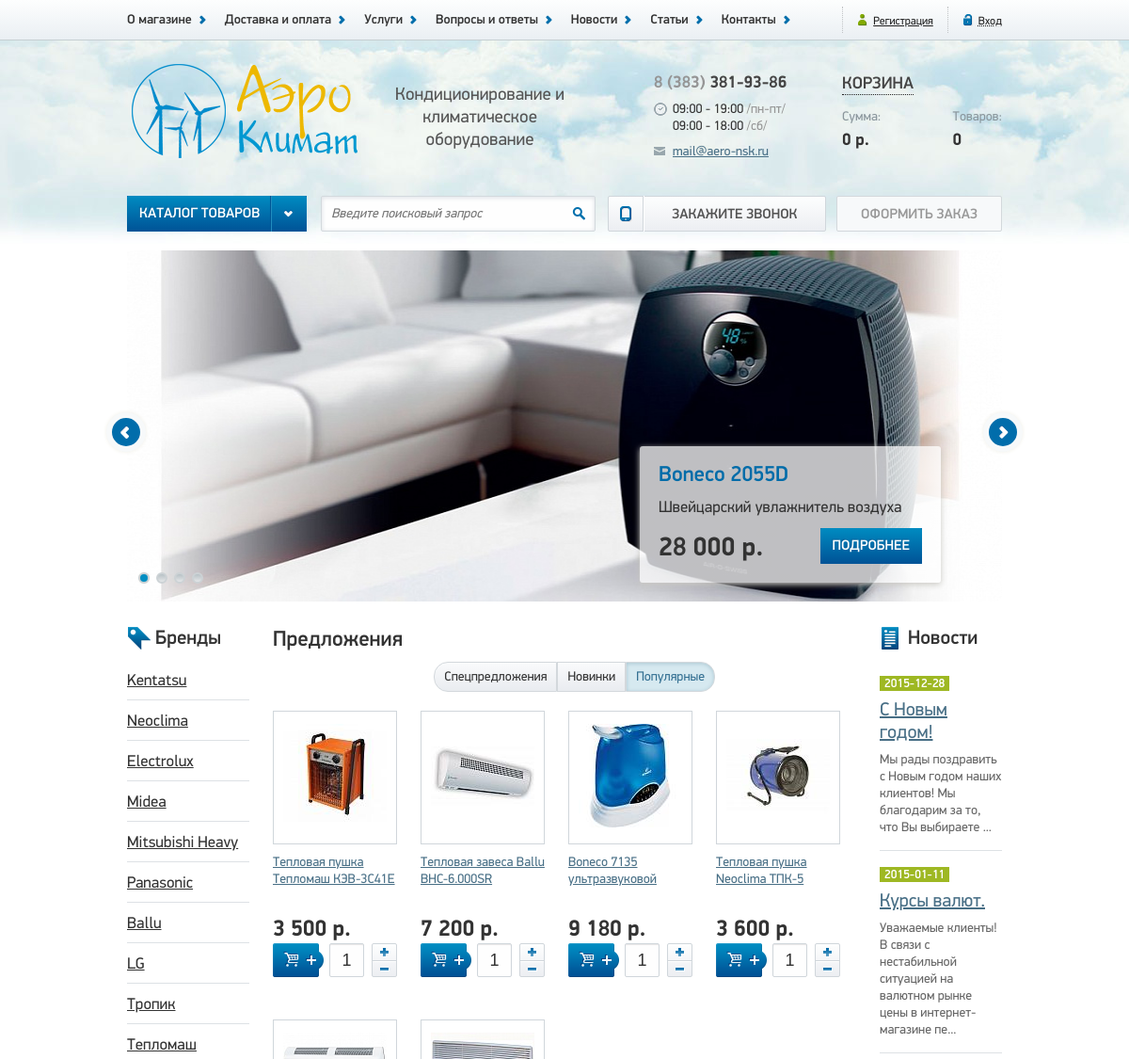
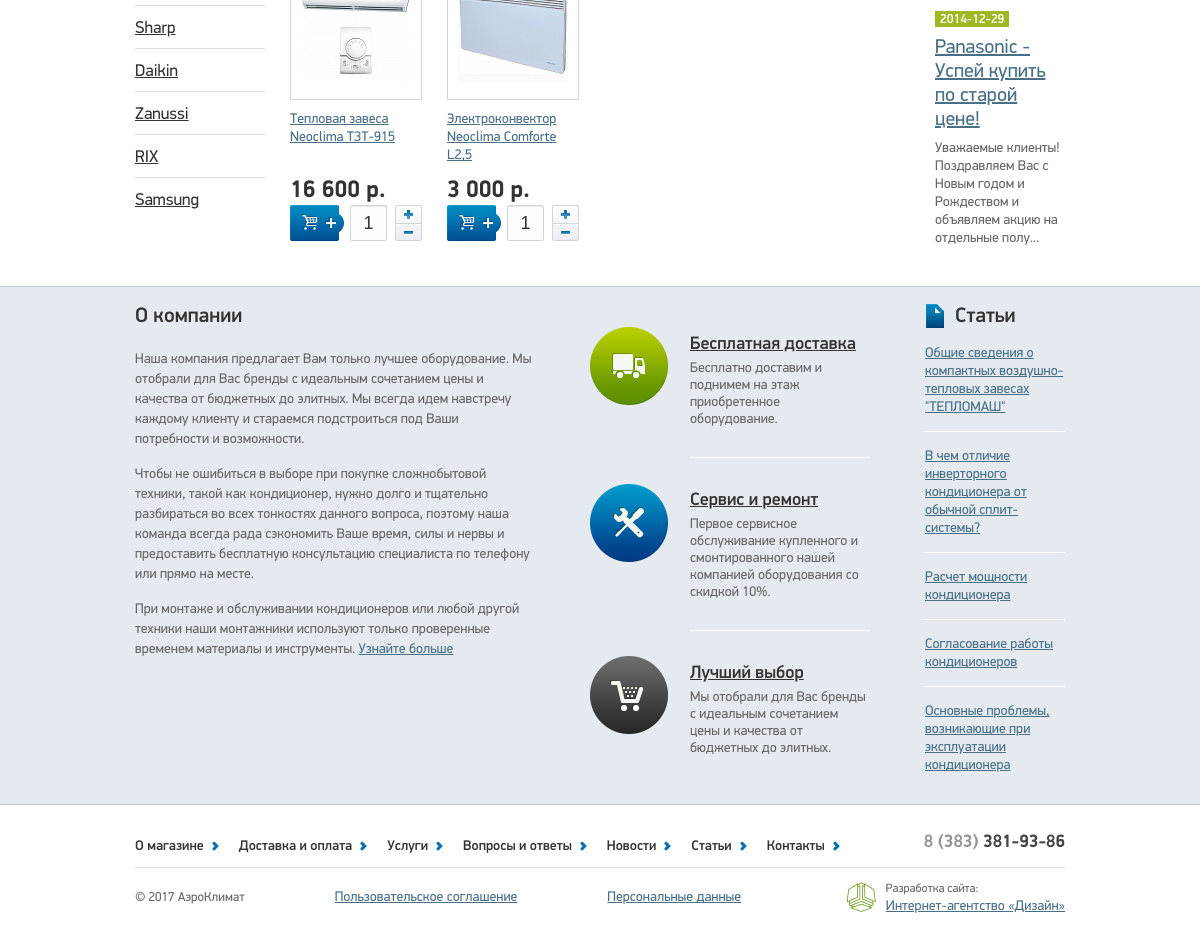
The page / on the database its author committed (2 pictures, top to bottom).
### tables this page shows
CREATE TABLE `news` (
  `id` int(5) NOT NULL,
  `author_id` int(5) DEFAULT NULL,
  `title` varchar(255) NOT NULL,
  `date` date NOT NULL,
  `image` varchar(255) DEFAULT NULL,
  `text` text NOT NULL
);

CREATE TABLE `pages` (
  `id` int(3) NOT NULL,
  `name` varchar(255) NOT NULL,
  `title` varchar(255) NOT NULL,
  `meta_d` varchar(255) NOT NULL,
  `meta_k` varchar(255) NOT NULL,
  `text` text NOT NULL,
  `text1` text,
  `text2` text,
  `text3` text
);

CREATE TABLE `papers` (
  `id` int(5) NOT NULL,
  `author_id` int(5) DEFAULT NULL,
  `title` varchar(255) NOT NULL,
  `date` date NOT NULL,
  `image` varchar(255) DEFAULT NULL,
  `text` text NOT NULL
);

### app/Controllers/Index.php (called while the page is built, shortened)
<?php
class Index
    extends Controller
{
    protected function actionDefault()
    {
        $this->view->news   = Article::findLatest(3);
        $this->view->papers = Paper::findLatest(5);
        $this->view->page   = Page::findByName('index');
        $this->view->display(__DIR__ . '/../../views/default/index.php');
    }
}

### public/index.php (called while the page is built, shortened)
<?php
$uri = $_SERVER['REQUEST_URI'];
$parts = explode('/', $uri);
foreach ($parts as $key => $part){
    $parts[$key] = ucfirst($part);
}
if ($parts[1] === 'Admin'){
    $controllerClass = '\\App\\Controllers\\Admin\\' . (!empty($parts[2]) ? $parts[2] : 'Index');
    if (!class_exists($controllerClass)) {
        $controller = new Errors();
        $controller->action('403');
    }
    $actionName = (!empty($parts[3]) ? $parts[3] : 'Default');
} else {
    $actionName = (!empty($parts[2]) ? $parts[2] : 'Default');
}
$controller = new $controllerClass;
try {
    $controller->action($actionName);
} catch (DbException $e) {
    $controller = new Errors();
    $controller->action('500');
} catch (NotFoundException $e) {
    $controller = new Errors();
    $controller->action('404');
} catch (UploaderException $e) {
    $controller = new Errors();
    $controller->action('400');
}

### app/Db.php (called while the page is built, shortened)
<?php
class Db
{
    protected $dbh;
    public function __construct()
    {
        $config = Config::getInstance()->data;
        $dsn = 'mysql:host=' . $config['db']['host'] . ';dbname=' . $config['db']['dbname'];
        try {
            $this->dbh = new \PDO($dsn, $config['db']['user'], $config['db']['password']);
        } catch (\PDOException $e) {
            $exc = new DbException($e->getMessage(), $e->getCode());
            Logger::getInstance()->emergency($exc);
            throw $exc;
        }
    }
    public function query(string $sql, string $class, array $params = [])
    {
        try {
            $sth = $this->dbh->prepare($sql);
            $sth->execute($params);
            return $sth->fetchAll(\PDO::FETCH_CLASS, $class);
        } catch (\PDOException $e) {
            $exc = new DbException($e->getMessage(), $e->getCode());
            Logger::getInstance()->error($exc);
            throw $exc;
        }
    }
}

### config/config.php (called while the page is built)
<?php
return [
    'db' => [
        'host'     => 'localhost',
        'dbname'   => 'aero',
        'user'     => 'root',
        'password' => ''
    ],
    'log' => [
        'error'    => __DIR__ . '/../logs/errors.log'
    ],
    'image' => [
        'path'     => __DIR__ . '/../public/images/'
    ]
];

### app/Traits/Singleton.php (called while the page is built, shortened)
<?php
trait Singleton
{
    private static $instance = null;
    public static function getInstance()
    {
        if (static::$instance === null) {
            static::$instance = new static();
        }
        return static::$instance;
    }
}

### app/Config.php (called while the page is built, shortened)
<?php
class Config
{
    private function __construct()
    {
        $this->data = require __DIR__ . '/../config/config.php';
    }
}

### app/Models/Model.php (called while the page is built, shortened)
<?php
abstract class Model
{
    protected static $table = null;
    public static function findLatest(int $count): array
    {
        $sql = 'SELECT * FROM ' . static::$table . ' ORDER BY id DESC LIMIT ' . $count;
        $db = new Db();
        $data = $db->query($sql, static::class);
        return $data;
    }
    public static function findByName(string $name)
    {
        $sql = 'SELECT * FROM ' . static::$table . ' WHERE name=:name';
        $params = [
            ':name' => $name
        ];
        $db = new Db();
        $data = $db->query($sql, static::class, $params);
        return array_shift($data);
    }
}

### app/Models/Article.php (called while the page is built, shortened)
<?php
class Article
    extends Model
{
    public function __get($name)
    {
        return $this->data[$name];
    }
}

### app/Traits/Magic.php (called while the page is built, shortened)
<?php
trait Magic
{
    protected $data = [];
    public function __set($name, $value)
    {
        $this->data[$name] = $value;
    }
    public function __get($name)
    {
        return $this->data[$name];
    }
}

### app/Models/Paper.php (called while the page is built, shortened)
<?php
class Paper
    extends Model
{
    public function __get($name)
    {
        return $this->data[$name];
    }
}

### views/default/index.php (the view)
<?php require __DIR__ . '/../header.php'; ?>
    <div class="container">
        <?php require __DIR__ . '/../slider.php'; ?>
    </div>
    <section class="container clearfix">
        <aside class="brands left">
            <h2>Бренды</h2>
            <ul>
                <li><a href="#">Kentatsu</a></li>
                <li><a href="#">Neoclima</a></li>
                <li><a href="#">Electrolux</a></li>
                <li><a href="#">Midea</a></li>
                <li><a href="#">Mitsubishi Heavy</a></li>
                <li><a href="#">Panasonic</a></li>
                <li><a href="#">Ballu</a></li>
                <li><a href="#">LG</a></li>
                <li><a href="#">Тропик</a></li>
                <li><a href="#">Тепломаш</a></li>
                <li><a href="#">Sharp</a></li>
                <li><a href="#">Daikin</a></li>
                <li><a href="#">Zanussi</a></li>
                <li><a href="#">RIX</a></li>
                <li><a href="#">Samsung</a></li>
            </ul>
        </aside>
        <main class="tabs left">
            <?php require __DIR__ . '/../tabs.php'; ?>
        </main>
        <aside class="lastNews right">
            <h2>Новости</h2>
            <div>
                <?php foreach ($news as $article): ?>
                    <article>
                        <span class="date"><?php echo $article->date; ?></span>
                        <a href="/news/show/?id=<?php echo $article->id; ?>" class="title"><?php echo $article->title; ?></a>
                        <p><?php echo strip_tags(mb_substr($article->text, 0, 100) . '...'); ?></p>
                    </article>
                <?php endforeach; ?>
            </div>
        </aside>
    </section>
    <div class="about">
        <div class="container clearfix">
            <div class="text left">
                <h2>О компании</h2>
                <?php echo $page->text; ?>
            </div>
            <div class="bigIcons left">
                <div class="ico1"><b></b><a href="#">Бесплатная доставка</a><span><?php echo $page->text1; ?></span></div>
                <div class="ico2"><b></b><a href="#">Сервис и ремонт</a><span><?php echo $page->text2; ?></span></div>
                <div class="ico3"><b></b><a href="#">Лучший выбор</a><span><?php echo $page->text3; ?></span></div>
            </div>
            <div class="lastArticles right">
                <h2>Статьи</h2>
                <?php foreach ($papers as $paper): ?>
                    <article>
                        <a href="/papers/show/?id=<?php echo $paper->id; ?>" class="title"><?php echo $paper->title; ?></a>
                    </article>
                <?php endforeach; ?>
            </div>
        </div>
    </div>
<?php require __DIR__ . '/../footer.php';

### rows shown on the page
news: date "2015-12-28", title "С Новым годом!", text "Мы рады поздравить с Новым годом наших клиентов! Мы благодарим за то, что Вы выбираете ..."
news: date "2015-01-11", title "Курсы валют.", text "Уважаемые клиенты! В связи с нестабильной ситуацией на валютном рынке цены в интернет-магазине пе..."
news: date "2014-12-29", title "Panasonic - Успей купить по старой цене!", text "Уважаемые клиенты! Поздравляем Вас с Новым годом и Рождеством и объявляем акцию на отдельные полу..."
pages: text "Наша компания предлагает Вам только лучшее оборудование. Мы отобрали для Вас бренды с идеальным сочетанием цены и качества от бюджетных до элитных. Мы всегда идем навстречу каждому клиенту и стараемся подстроиться под Ваши потребности и возможности. Чтобы не ошибиться в выборе при покупке сложнобытовой техники, такой как кондиционер, нужно долго и тщательно разбираться во всех тонкостях данного вопроса, поэтому наша команда всегда рада сэкономить Ваше время, силы и нервы и предоставить бесплатную консультацию специалиста по телефону или прямо на месте. При монтаже и обслуживании кондиционеров или любой другой техники наши монтажники используют только проверенные временем материалы и…", text1 "Бесплатно доставим и поднимем на этаж приобретенное оборудование.", text2 "Первое сервисное обслуживание купленного и смонтированного нашей компанией оборудования со скидкой 10%.", text3 "Мы отобрали для Вас бренды с идеальным сочетанием цены и качества от бюджетных до элитных."
papers: title "Общие сведения о компактных воздушно-тепловых завесах \"ТЕПЛОМАШ\""
papers: title "В чем отличие инверторного кондиционера от обычной сплит-системы?"
papers: title "Расчет мощности кондиционера"
papers: title "Согласование работы кондиционеров"
papers: title "Основные проблемы, возникающие при эксплуатации кондиционера"
